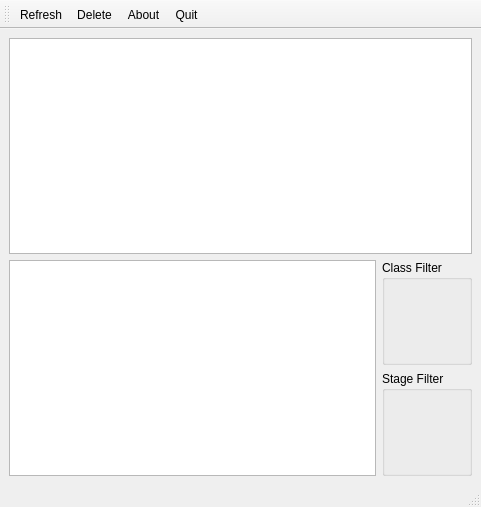
<?xml version="1.0" encoding="UTF-8"?>
<ui version="4.0">
 <class>MainWindow</class>
 <widget class="QMainWindow" name="MainWindow">
  <property name="geometry">
   <rect>
    <x>0</x>
    <y>0</y>
    <width>481</width>
    <height>507</height>
   </rect>
  </property>
  <property name="sizePolicy">
   <sizepolicy hsizetype="Expanding" vsizetype="Expanding">
    <horstretch>0</horstretch>
    <verstretch>0</verstretch>
   </sizepolicy>
  </property>
  <property name="windowTitle">
   <string>MainWindow</string>
  </property>
  <widget class="QWidget" name="centralwidget">
   <layout class="QVBoxLayout" name="verticalLayout_3">
    <item>
     <layout class="QVBoxLayout" name="verticalLayout_2">
      <item>
       <widget class="QTreeView" name="treeView"/>
      </item>
      <item>
       <layout class="QHBoxLayout" name="horizontalLayout">
        <item>
         <widget class="QTextEdit" name="textEdit"/>
        </item>
        <item>
         <layout class="QVBoxLayout" name="verticalLayout">
          <item>
           <widget class="QGroupBox" name="filter_class_box">
            <property name="title">
             <string>Class Filter</string>
            </property>
            <layout class="QGridLayout" name="gridLayout_4">
             <item row="0" column="0">
              <layout class="QFormLayout" name="filter_class_layout"/>
             </item>
            </layout>
           </widget>
          </item>
          <item>
           <widget class="QGroupBox" name="filter_stage_box">
            <property name="title">
             <string>Stage Filter</string>
            </property>
            <layout class="QGridLayout" name="gridLayout_5">
             <item row="0" column="0">
              <layout class="QFormLayout" name="filter_stage_layout"/>
             </item>
            </layout>
           </widget>
          </item>
         </layout>
        </item>
       </layout>
      </item>
     </layout>
    </item>
   </layout>
  </widget>
  <widget class="QMenuBar" name="menubar">
   <property name="geometry">
    <rect>
     <x>0</x>
     <y>0</y>
     <width>481</width>
     <height>20</height>
    </rect>
   </property>
  </widget>
  <widget class="QStatusBar" name="statusbar"/>
  <widget class="QToolBar" name="toolBar">
   <property name="windowTitle">
    <string>toolBar</string>
   </property>
   <attribute name="toolBarArea">
    <enum>TopToolBarArea</enum>
   </attribute>
   <attribute name="toolBarBreak">
    <bool>false</bool>
   </attribute>
   <addaction name="actionRefresh"/>
   <addaction name="actionDelete"/>
   <addaction name="actionAbout"/>
   <addaction name="actionQuit"/>
  </widget>
  <action name="actionQuit">
   <property name="text">
    <string>Quit</string>
   </property>
  </action>
  <action name="actionDelete">
   <property name="text">
    <string>Delete</string>
   </property>
  </action>
  <action name="actionRefresh">
   <property name="text">
    <string>Refresh</string>
   </property>
  </action>
  <action name="actionAbout">
   <property name="text">
    <string>About</string>
   </property>
  </action>
 </widget>
 <resources/>
 <connections/>
</ui>
